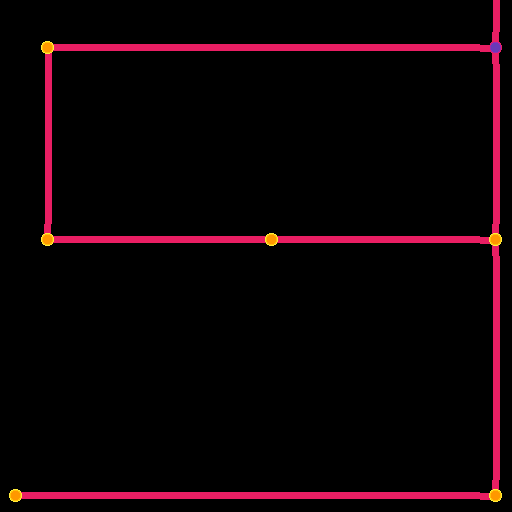

A 2D game scene composited from a Tiled map and its tileset images. What follows is a short description and the map's XML, with every tile layer's data as written:
An orthogonal 16x16 tile map with 32x32 px tiles, 2 tile layers (pipes, nodes), 3 tilesets.

<map version="1.4" tiledversion="1.4.2" orientation="orthogonal" renderorder="right-down" width="16" height="16" tilewidth="32" tileheight="32" infinite="0" nextlayerid="3" nextobjectid="1">
 <tileset firstgid="1" source="pipes.tsx" />
 <tileset firstgid="6" source="node.tsx" />
 <tileset firstgid="7" source="nodeHome.tsx" />
 <layer id="1" name="pipes" width="16" height="16">
  <data encoding="csv">
0,0,0,0,0,0,0,0,0,0,0,0,0,0,0,5,
0,2,1610612741,1610612741,1610612741,1610612741,1610612741,1610612741,1610612741,1610612741,1610612741,1610612741,1610612741,1610612741,1610612741,3221225475,
0,5,0,0,0,0,0,0,0,0,0,0,0,0,0,5,
0,5,0,0,0,0,0,0,0,0,0,0,0,0,0,5,
0,5,0,0,0,0,0,0,0,0,0,0,0,0,0,5,
0,5,0,0,0,0,0,0,0,0,0,0,0,0,0,5,
0,5,0,0,0,0,0,0,0,0,0,0,0,0,0,5,
0,1610612738,1610612741,1610612741,1610612741,1610612741,1610612741,1610612741,1610612741,1610612741,1610612741,1610612741,1610612741,1610612741,1610612741,3221225475,
0,0,0,0,0,0,0,0,0,0,0,0,0,0,0,5,
0,0,0,0,0,0,0,0,0,0,0,0,0,0,0,5,
0,0,0,0,0,0,0,0,0,0,0,0,0,0,0,5,
0,0,0,0,0,0,0,0,0,0,0,0,0,0,0,5,
0,0,0,0,0,0,0,0,0,0,0,0,0,0,0,5,
0,0,0,0,0,0,0,0,0,0,0,0,0,0,0,5,
0,0,0,0,0,0,0,0,0,0,0,0,0,0,0,5,
1610612737,1610612741,1610612741,1610612741,1610612741,1610612741,1610612741,1610612741,1610612741,1610612741,1610612741,1610612741,1610612741,1610612741,1610612741,3221225474
</data>
 </layer>
 <layer id="2" name="nodes" width="16" height="16">
  <data encoding="csv">
0,0,0,0,0,0,0,0,0,0,0,0,0,0,0,0,
0,6,0,0,0,0,0,0,0,0,0,0,0,0,0,7,
0,0,0,0,0,0,0,0,0,0,0,0,0,0,0,0,
0,0,0,0,0,0,0,0,0,0,0,0,0,0,0,0,
0,0,0,0,0,0,0,0,0,0,0,0,0,0,0,0,
0,0,0,0,0,0,0,0,0,0,0,0,0,0,0,0,
0,0,0,0,0,0,0,0,0,0,0,0,0,0,0,0,
0,6,0,0,0,0,0,0,6,0,0,0,0,0,0,6,
0,0,0,0,0,0,0,0,0,0,0,0,0,0,0,0,
0,0,0,0,0,0,0,0,0,0,0,0,0,0,0,0,
0,0,0,0,0,0,0,0,0,0,0,0,0,0,0,0,
0,0,0,0,0,0,0,0,0,0,0,0,0,0,0,0,
0,0,0,0,0,0,0,0,0,0,0,0,0,0,0,0,
0,0,0,0,0,0,0,0,0,0,0,0,0,0,0,0,
0,0,0,0,0,0,0,0,0,0,0,0,0,0,0,0,
6,0,0,0,0,0,0,0,0,0,0,0,0,0,0,6
</data>
 </layer>
</map>
